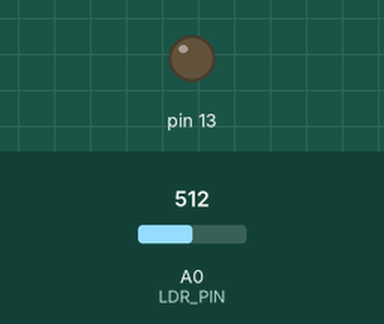
This sketch was run on a simulated Arduino Uno, built with avr-gcc and run on an emulated ATmega328P. Parts: output pins drawn as LEDs (lit = HIGH). The inputs (shaded band) are chosen by the test bench; at power-on: A0 (LDR_PIN) = 512.

Above: at 1.3 s.
1.4 s: A0 (LDR_PIN) set to 525
At 2.5 s:
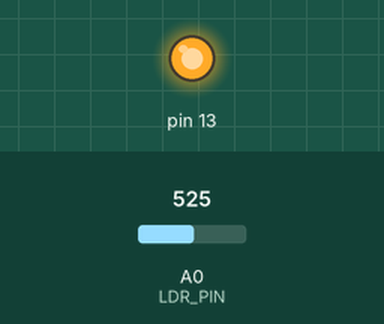
3.0 s: A0 (LDR_PIN) set to 511
At 3.6 s:
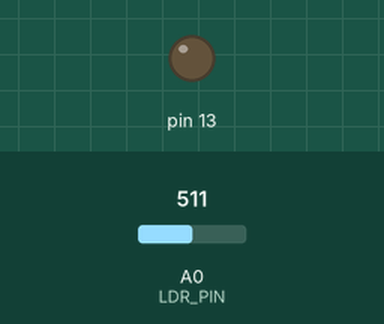
4.5 s: A0 (LDR_PIN) set to 716
At 4.8 s:
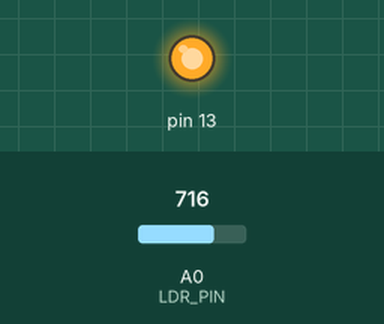
Timing chart, 0 to 7.5 s (numbered marks = the images above; inputs shaded):
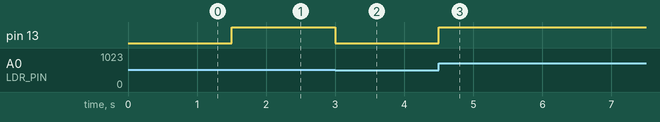

The sketch:

ldr.ino
```cpp
// Pin en el cual se encuentra el sensor LDR
int LDR_PIN = A0;


void setup() {
  // Seteamos los pines de los leds como OUTPUT
  // No hace falta que seteemos el PIN del LDR, ya que los pines analogicos son todos de entrada.
  // initialize digital pin 13 as an output.
  pinMode(13, OUTPUT);
}

void loop() {
  // Leemos el valor actual del sensor, utilizando analogRead.
  // Esto nos devolvera un numero entre 0 y 1023.
  int ldrValue = analogRead(LDR_PIN);

  if (ldrValue> 512) {
    digitalWrite(13, HIGH);   // turn the LED on (HIGH is the voltage level)
  }
  else{
    digitalWrite(13, LOW);   // turn the LED on (LOW is the voltage level)

  }

  delay(500);
}
```

Measured:
- the behaviour switches between 512 and 513 on A0 (LDR_PIN) (found by bisection; images 0 and 1)
- after the input at 1.4 s, pin 13: LOW → HIGH after 0.10 s
- after the input at 3.0 s, pin 13: HIGH → LOW at once
- after the input at 4.5 s, pin 13: LOW → HIGH at once
